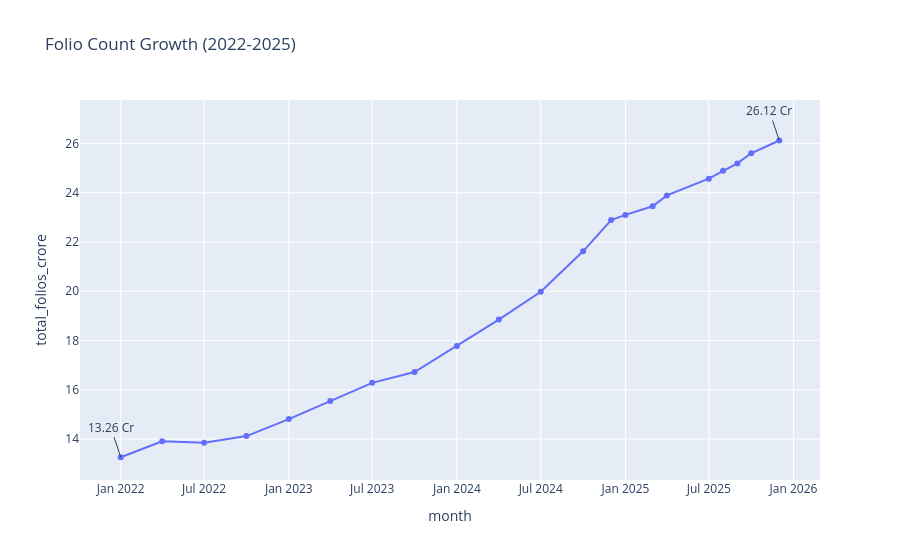

The notebook cell saved with this chart:
### Markdown cell above
### Finding 10: Retail Adoption
Industry folio counts nearly doubled from 13.26 Cr in early 2022 to over 26.12 Cr by the end of 2025, reflecting massive retail adoption. *(See Folio Growth Chart below)*

### Code cell
# 7. Folio Count Growth
fig = px.line(df_folio, x='month', y='total_folios_crore', title='Folio Count Growth (2022-2025)', markers=True)

# Annotate Start and End
start_val = df_folio['total_folios_crore'].iloc[0]
end_val = df_folio['total_folios_crore'].iloc[-1]

fig.add_annotation(x=df_folio['month'].iloc[0], y=start_val, text=f"{start_val} Cr", showarrow=True)
fig.add_annotation(x=df_folio['month'].iloc[-1], y=end_val, text=f"{end_val} Cr", showarrow=True)

fig.write_image('../reports/charts/folio_growth.png')
fig.show()

### Figure 1 — Plotly figure (JSON) as saved in the notebook; plotly's stock layout.template omitted (floating-point values rounded to 4 significant figures)
{"data": [{"hovertemplate": "month=%{x}<br>total_folios_crore=%{y}<extra></extra>", "legendgroup": "", "line": {"color": "#636efa", "dash": "solid"}, "marker": {"symbol": "circle"}, "mode": "lines+markers", "name": "", "orientation": "v", "showlegend": false, "type": "scatter", "x": ["2022-01", "2022-04", "2022-07", "2022-10", "2023-01", "2023-04", "2023-07", "2023-10", "2024-01", "2024-04", "2024-07", "2024-10", "2024-12", "2025-01", "2025-03", "2025-04", "2025-07", "2025-08", "2025-09", "2025-10", "2025-12"], "xaxis": "x", "y": [13.26, 13.91, 13.85, 14.12, 14.81, 15.54, 16.28, 16.72, 17.78, 18.85, 19.98, 21.62, 22.89, 23.1, 23.45, 23.89, 24.57, 24.89, 25.19, 25.6, 26.12], "yaxis": "y"}], "layout": {"annotations": [{"showarrow": true, "text": "13.26 Cr", "x": "2022-01", "y": 13.26}, {"showarrow": true, "text": "26.12 Cr", "x": "2025-12", "y": 26.12}], "legend": {"tracegroupgap": 0}, "title": {"text": "Folio Count Growth (2022-2025)"}, "xaxis": {"anchor": "y", "domain": [0.0, 1.0], "title": {"text": "month"}}, "yaxis": {"anchor": "x", "domain": [0.0, 1.0], "title": {"text": "total_folios_crore"}}}}
